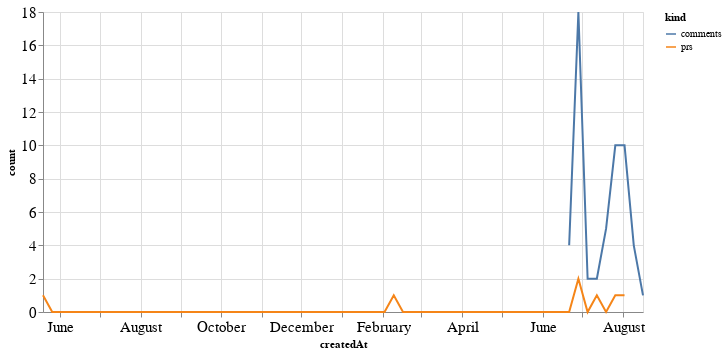

Write notebook code for a chart like this one.
### Code cell
alt.Chart(total_time, width=600).mark_line().encode(
    x='createdAt',
    y='count',
    color='kind'
)

### Figure 1 — Vega-Lite specification as saved in the notebook (floating-point values rounded to 4 significant figures; data arrays with more than 128 entries replaced by an {"elided": "..."} marker saying what was removed)
{"config": {"axisLeft": {"labelFontSize": 15}, "axisBottom": {"labelFontSize": 15}}, "data": {"name": "data-df33d8b57ddbfdb024c152377b1a2833"}, "mark": "line", "encoding": {"color": {"type": "nominal", "field": "kind"}, "x": {"type": "temporal", "field": "createdAt"}, "y": {"type": "quantitative", "field": "count"}}, "width": 600, "$schema": "https://vega.github.io/schema/vega-lite/v4.8.1.json", "datasets": {"data-df33d8b57ddbfdb024c152377b1a2833": {"elided": "132 records"}}}
